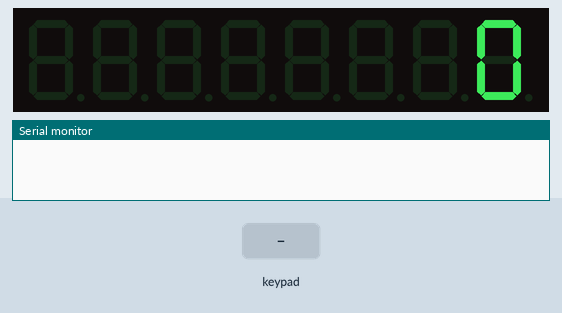
Recording of a sketch running on a simulated Arduino Uno, built with avr-gcc and run on an emulated ATmega328P. On the bench: 7-digit seven-segment display, the last lines printed to the serial monitor. Wiring (inferred from the names in the program): MAX7219 LED driver: data pin 13; clock pin 11; CS pin 12. The inputs (shaded band) are chosen by the test bench.

Above: at 1.3 s.
1.4 s: key '-' pressed
At 2.8 s:
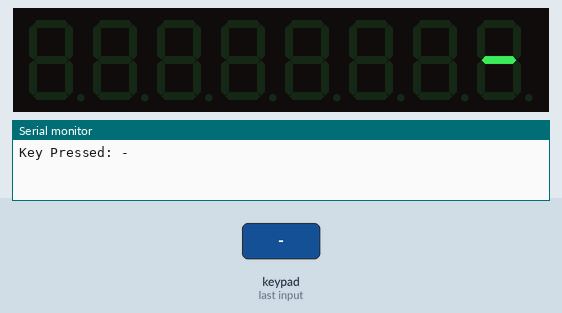
3.1 s: keypad keys 6 7 8 9 1 0 * pressed 0.4 s apart
At 3.4 s:
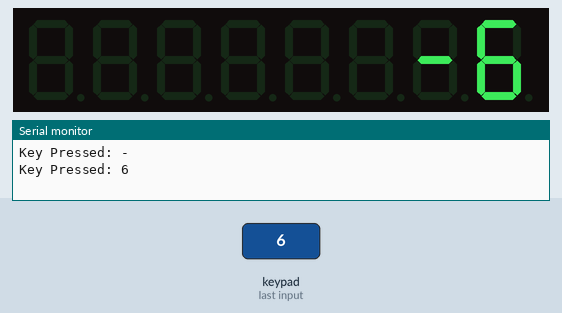
7.4 s: keypad keys 6 7 8 9 1 0 = pressed 0.4 s apart
At 10.8 s:
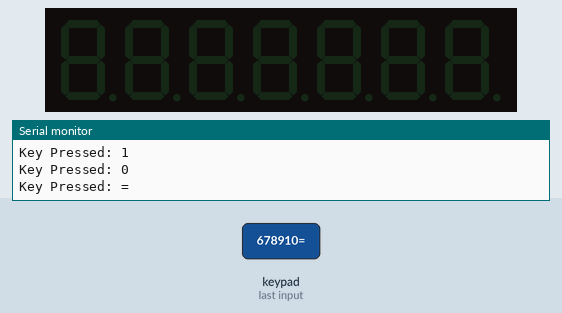
Timing chart, 0 to 12.3 s (numbered marks = the images above; inputs shaded):
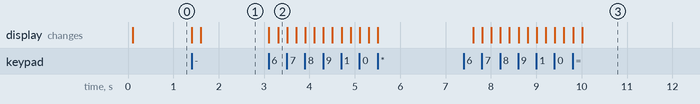

Measured:
- after the input at 1.4 s, the display: first changes at once (image 1 shows a later state)
- after the input at 3.1 s, the display: first changes at once (image 2 shows a later state)
- after the input at 7.4 s, the display: first changes after 0.21 s (image 3 shows a later state)

The sketch:

Mechanical_Calculator_Firmware.ino
```cpp
#include <Keypad.h>

#define DATA_IN 13
#define LOAD 12
#define CLK 11

const byte ROWS = 5;
const byte COLS = 4;
byte rowPins[ROWS] = {6, 7, 8, 9, 10};
byte colPins[COLS] = {2, 3, 4, 5};
char keys[ROWS][COLS] = {
  {'C', '/', '*', '-'},
  {'7', '8', '9', '+'},
  {'4', '5', '6', 'X'},
  {'1', '2', '3', 'X'},
  {'0', '.', '=', 'X'}
};
Keypad keypad = Keypad(makeKeymap(keys), rowPins, colPins, ROWS, COLS);

String input = "";
double operand1 = 0, operand2 = 0;
char operation = 0;
bool isEnteringSecondOperand = false;
bool hasResult = false;
bool isNegative = false;
bool hasDecimal = false;

void max7219_send(byte reg, byte data) {
  digitalWrite(LOAD, LOW);
  shiftOut(DATA_IN, CLK, MSBFIRST, reg);
  shiftOut(DATA_IN, CLK, MSBFIRST, data);
  digitalWrite(LOAD, HIGH);
}

void max7219_init() {
  pinMode(DATA_IN, OUTPUT);
  pinMode(LOAD, OUTPUT);
  pinMode(CLK, OUTPUT);
  digitalWrite(LOAD, HIGH);
  max7219_send(0x09, 0xFF);
  max7219_send(0x0A, 0x0C);
  max7219_send(0x0B, 0x07);
  max7219_send(0x0C, 0x01);
  max7219_send(0x0F, 0x00);
}

void clear_display() {
  for (int i = 1; i <= 8; i++) {
    max7219_send(i, 0x0F);
  }
  delay(100);
}

String trimTrailingZeros(String numStr) {
  int dotPos = numStr.indexOf(".");
  if (dotPos == -1) return numStr; // No decimal point, no need to trim

  while (numStr.endsWith("0")) {
    numStr.remove(numStr.length() - 1);
  }
  if (numStr.endsWith(".")) {
    numStr.remove(numStr.length() - 1); // Remove decimal point if it’s the last character
  }
  return numStr;
}

void display_number(String numStr) {
  clear_display();
  bool isNeg = numStr.startsWith("-");
  int len = numStr.length();
  int dotPos = numStr.indexOf(".");

  // Limit display to 8 digits
  if (len > 8) {
    numStr = numStr.substring(0, 8);
  }

  int digit = 1;
  for (int i = len - 1; i >= 0; i--) {
    char c = numStr[i];
    byte value = (c == '-') ? 0x0A : (c - '0');

    if (dotPos != -1 && i == dotPos) {
      max7219_send(digit, (numStr[i - 1] - '0') | 0x80); // Add decimal point to previous digit
      i--; // Skip over the decimal itself
    } else {
      max7219_send(digit, value);
    }
    digit++;
  }
}

void setup() {
  Serial.begin(9600);
  max7219_init();
  display_number("0");
}

void loop() {
  char key = keypad.getKey();

  if (key) {
    Serial.print("Key Pressed: ");
    Serial.println(key);
    clear_display();

    if ((key >= '0' && key <= '9') || key == '.') {
      if (hasResult) {
        input = "";
        hasResult = false;
        hasDecimal = false;
      }
      if (key == '.' && !hasDecimal) {
        if (input.length() == 0) {
          input = "0";
        }
        input += ".";
        hasDecimal = true;
      } else if (key != '.') {
        if (input.length() < 8) {
          input += key;
        }
      }
      display_number((isNegative ? "-" : "") + input);
    }
    else if (key == 'C') {
      input = "";
      operand1 = 0;
      operand2 = 0;
      operation = 0;
      isEnteringSecondOperand = false;
      hasResult = false;
      isNegative = false;
      hasDecimal = false;
      display_number("0");
    }
    else if (key == '-' && input.length() == 0) {
      isNegative = !isNegative;
      display_number(isNegative ? "-" : "0");
    }
    else if (key == '+' || key == '-' || key == '*' || key == '/') {
      if (input.length() > 0) {
        operand1 = input.toDouble() * (isNegative ? -1 : 1);
        operation = key;
        input = "";
        isEnteringSecondOperand = true;
        isNegative = false;
        hasDecimal = false;
      }
    }
    else if (key == '=' && isEnteringSecondOperand) {
      operand2 = input.toDouble() * (isNegative ? -1 : 1);
      double result = 0;

      // Handle division by zero
      if (operation == '/' && operand2 == 0) {
        input = "Error";  // Display error message for division by zero
        display_number(input);
      } else {
        switch (operation) {
          case '+': result = operand1 + operand2; break;
          case '-': result = operand1 - operand2; break;
          case '*': result = operand1 * operand2; break;
          case '/': result = operand1 / operand2; break;
        }
        input = String(result, 6); // Limit result to 6 decimal places
        input = trimTrailingZeros(input); // Remove trailing zeros
        display_number(input);
        operand1 = result;
      }

      hasResult = true;
      isEnteringSecondOperand = false;
      isNegative = false;
      hasDecimal = input.indexOf('.') != -1;
    }
  }
}
```
